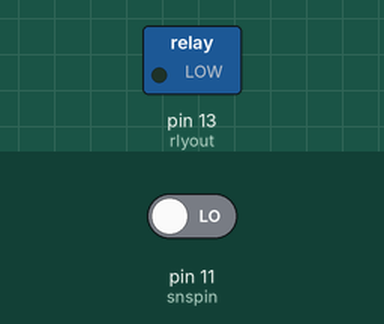
Recording of a sketch running on a simulated Arduino Uno, built with avr-gcc and run on an emulated ATmega328P. Parts: switched loads named in the sketch (green lamp = pin HIGH). Inputs (shaded band) come from the test bench; at power-on: pin 11 (snspin) LOW. What the sketch prints to the serial monitor is not drawn.

Above: at 1.2 s.
1.3 s: pin 11 (snspin) driven HIGH
At 2.1 s:
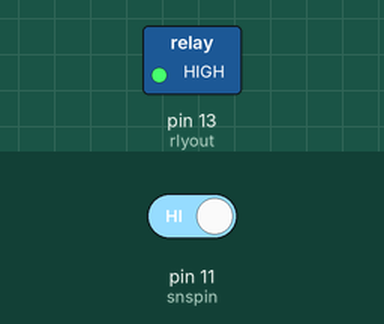
2.8 s: pin 11 (snspin) driven LOW
At 3.2 s:
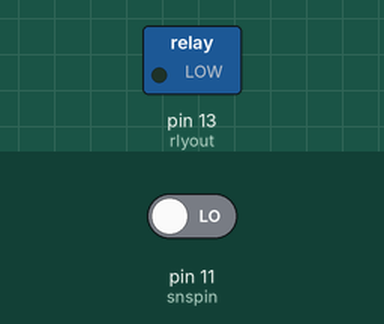
Timing chart, 0 to 5.8 s (numbered marks = the images above; inputs shaded):
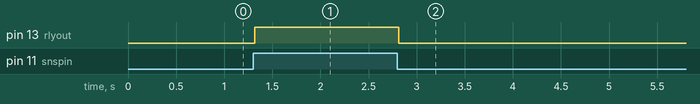

The sketch:

pir_test_01.ino
```cpp
int snspin = 11;
int rlyout = 13;
int ssignal;

void setup() {
  Serial.begin(9600);
  pinMode(snspin, INPUT);
  pinMode(rlyout, OUTPUT);
}

void loop() {
      ssignal = digitalRead(snspin);
      String prints = "0";
      if(ssignal == 1){

        }
      prints = "detected";
      Serial.println(prints);
      digitalWrite(rlyout,ssignal);
}
```

Measured:
- after the input at 1.3 s, pin 13 (rlyout): LOW → HIGH at once
- after the input at 2.8 s, pin 13 (rlyout): HIGH → LOW at once
